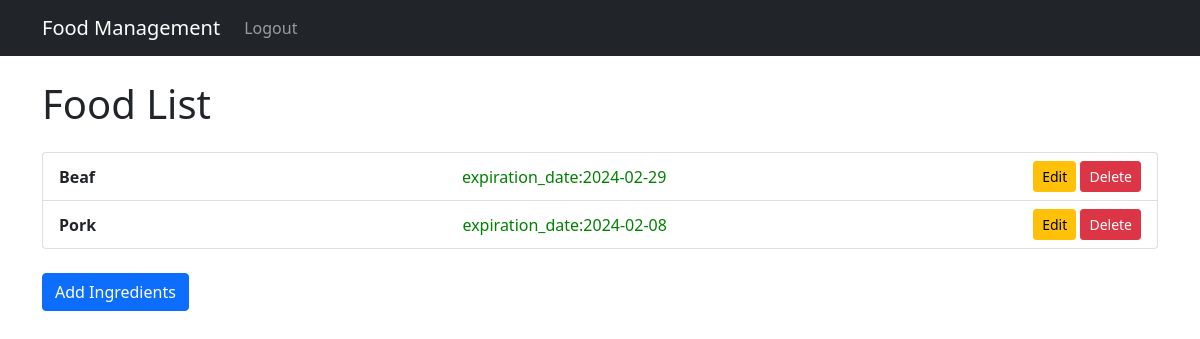
Screenshot of /food/food/ (signed in) with the database file from the repository.
### models.py (models this page shows)
class FOOD(db.Model):
    __tablename__ = 'foods'
    id = db.Column(db.Integer, primary_key=True, autoincrement=True)
    name = db.Column(db.String(20), nullable=False)
    category = db.Column(db.String(20), nullable=False)
    date = db.Column(db.Date, nullable=False)
    memo = db.Column(db.Text)
    user_id = db.Column(db.Integer, db.ForeignKey('users.id', name="fk_foods_users"), nullable=False)
    user = relationship("User", back_populates = "foods")

### food/views.py (the view)
@food_bp.route("/food/")
@login_required
def index():
    foods = FOOD.query.filter_by(user_id = current_user.id).all()
    return render_template("food/index.html", foods=foods)

### app.py (called while the page is built)
@login_manager.user_loader
def load_user(user_id):
    return User.query.get(int(user_id))

### templates/food/index.html (shortened to what this page needs)
{% extends "base.html" %}
{% block content %}
    <h1 class="my-4">Food List</h1>
    {% if foods == [] %}
        <p>No Food Here</p>
    {% else %}
        <ul class="list-group mb-4">
            {% for food in foods %}
                <li class="list-group-item d-flex justify-content-between align-items-center">
                    <strong>{{ food.name }}</strong>
                    <div class="Expire_date">
                        expiration_date:{{food.date}}
                    </div>
                    <div>
                        <a href="{{ url_for('food.update', food_id=food.id) }}" class="btn btn-warning btn-sm">Edit</a>
                        <a href="{{ url_for('food.delete', food_id=food.id) }}" class="btn btn-danger btn-sm">Delete</a>
                    </div>
                </li>
            {% endfor %}
        </ul>
    {% endif %}
    <a href="{{ url_for('food.create') }}" class="btn btn-primary">Add Ingredients</a>
{% endblock %}

### templates/base.html (shortened to what this page needs)
<!DOCTYPE html>
<html lang="ja">
<head>
    <link href="https://cdn.jsdelivr.net/npm/bootstrap@5.0.2/dist/css/bootstrap.min.css" rel="stylesheet">
</head>
<body>
    {% if current_user.is_authenticated %}
        <nav class="navbar navbar-expand-lg navbar-dark bg-dark">
            <div class="container">
                <a class="navbar-brand" href="#">Food Management</a>
                <div class="collapse navbar-collapse" id="navbarNav">
                    <ul class="navbar-nav">
                        <li class="nav-item">
                            <a class="nav-link" href="{{ url_for('auth.logout') }}">Logout</a>
                        </li>
                    </ul>
                </div>
            </div>
        </nav>
    {% endif %}
    <div class="container mt-4">
        {% block content %}{% endblock %}
    </div>
</body>
</html>

### templates/food/index.html (style rules this page uses)
.Expire_date { color: green; }

### rows the page displays
FOOD: name "Beaf", date "2024-02-29"
FOOD: name "Pork", date "2024-02-08"
